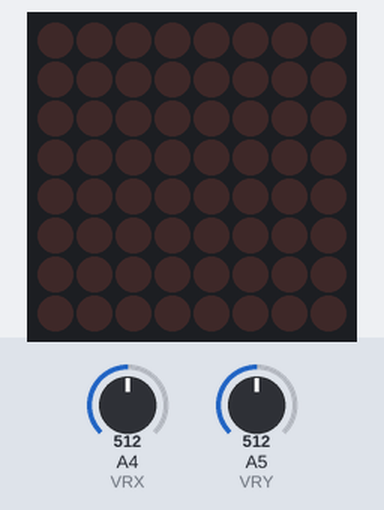
The sketch below on a simulated Arduino Uno, built with avr-gcc and run on an emulated ATmega328P. Shown: 8×8 LED matrix. Wiring (inferred from the names in the program): LED matrix (orientation assumed): rows pin 2, pin 3, pin 4, pin 5, A0, A1, A2, A3; columns pin 13, pin 12, pin 11, pin 10, pin 9, pin 8, pin 7, pin 6. Inputs (shaded band) come from the test bench; at power-on: A5 (VRY) = 512, A4 (VRX) = 512. Random numbers use the default seed unless the sketch sets one.

Above: at 1.2 s.
1.3 s: A5 (VRY) set to 989
At 1.7 s:
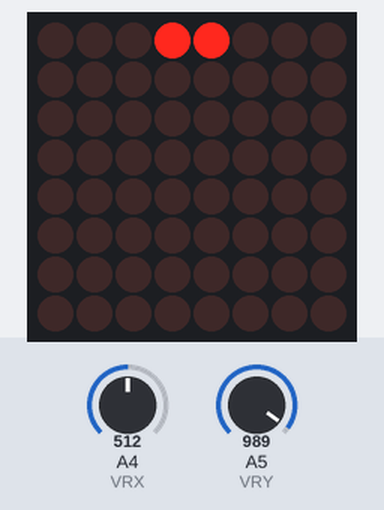
4.3 s: A5 (VRY) set to 1011
At 5.7 s:
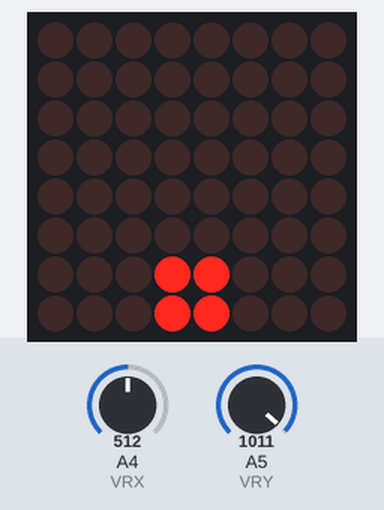
6.6 s: A4 (VRX) set to 835
8.6 s: A4 (VRX) set to 869
At 10.3 s:
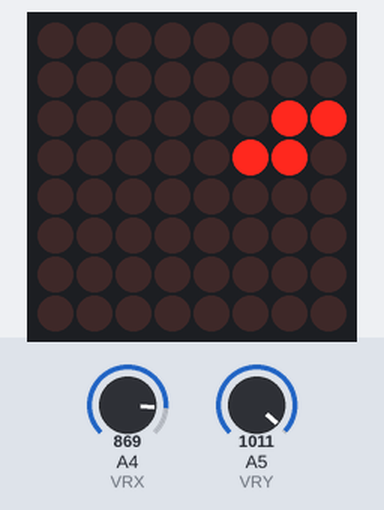
11.5 s: A4 (VRX) set to 206
14.5 s: A4 (VRX) set to 183
At 18.7 s:
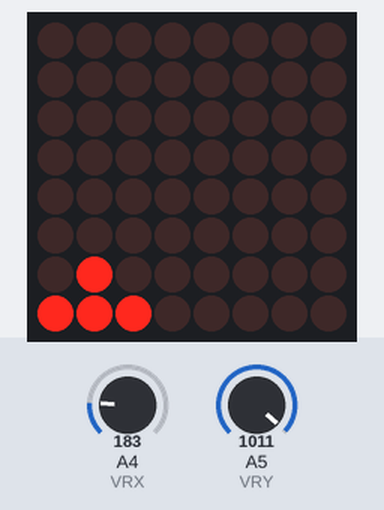
Timing chart, 0 to 20.2 s (numbered marks = the images above; inputs shaded):
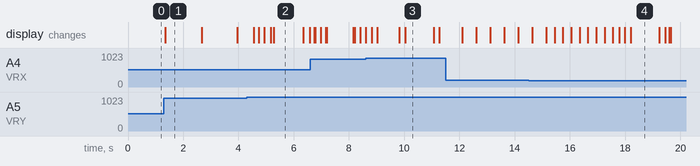

The sketch:

Tetris.ino
```cpp
/* LED array tetris code
 *
 * This recreation of the retro arcade game tetris takes in joystick input
 * and displays the game on an 8x8 LED array. Game has the main features of the
 * original tetris: 7 main block types, block rotation, row elimination, game
 * ends when top row reached, and others.
 *
 * == Setting up the Serial Monitor ==
 * The Serial Monitor must be configured (bottom-right corner of the screen) as:
 *   - Newline (for the line ending)
 *   - Baud rate 115200
 *
 * ENGR 40M
 * March 2022
 */

// Game and display constants
#define DROP_DELAY 1300
#define JOYSTICK_DELAY 200
#define DELAY 50  // longer delay --> LEDs blink less frequently + game runs slower
#define ELIMINATE_ROW_DELAY 300
#define ENDGAME_DELAY 3000
#define GRACE_PERIOD 1000
#define CLOCKWISE 1  // change to 0 for counter-clockwise rotation

#define BLOCK_BRIGHTNESS 10
#define LOCKED_BRIGHTNESS 1
#define HEIGHT 8
#define WIDTH 8

// Analog joystick values
#define UP 100
#define DOWN 1000
#define RIGHT 850
#define LEFT 200
unsigned long prevJoystickTime = millis();  // previous time that joystick moved a block
bool joystick_clicked = false;  // true when joystick is pressed, prevents debouncing

bool joystick_right = false;
bool joystick_left = false;
bool joystick_down = false;
bool joystick_up = false;

unsigned long prevDropTime = millis();  // previous time that joystick moved a block

// Joystick pin numbers
const byte VRX = A4;
const byte VRY = A5;
const byte SW = 1;

// Display pin numbers
const byte ANODE_PINS[HEIGHT] = {2, 3, 4, 5, A0, A1, A2, A3};
const byte CATHODE_PINS[WIDTH] = {13, 12, 11, 10, 9, 8, 7, 6};

// Different types of blocks (aka Tetriminos)
const char BLOCKS[7] = {'I', 'J', 'L', 'O', 'S', 'T', 'Z'};


// 4 pieces in a block, each piece contains (x, y) position of an LED
struct piece {
  int x;
  int y;
};

// Global game variables
int blockX;  // x position of pivot (center) of current block
int blockY;  // y position of pivot (center) of current block
piece pieces[4];  // array of the 4 pieces in the current block
char blockType = 'Q'; // to start at random block, then remember previous block
bool inGracePeriod;
unsigned long gracePeriodStart;

bool blockAtRightEdge;
bool blockAtLeftEdge;
bool blockAtTopEdge;
bool blockAtBottomEdge;

bool blockOnRight;
bool blockOnLeft;
bool blockOnBottom;
bool blockOnTop;

bool gameOver;

byte savedPattern[WIDTH][HEIGHT];


/* Function: initializeBlock()
 * -----------------
 * Generates a new block at the top middle. Block type is pseudo-randomly generated.
 * Sets all global block variables to their default state.
 */
void initializeBlock() {
  blockX = 3;  // about x-center of board
  blockY = -1;  // directly above the top of the board

  // random(0, 7) picks the same block every time (idk why), so need to pick random from larger range
  int randomNumber = random(0, 10000) % 10;

  //while randomNumber is invalid, or results in the same block type as the previous block
  while (randomNumber > 6 || BLOCKS[randomNumber] == blockType) {
    randomNumber = random(0, 10000) % 10;
  }
  blockType = BLOCKS[randomNumber];

  if (blockType == 'I') {
    pieces[0] = {blockX, blockY};
    pieces[1] = {blockX - 1, blockY};
    pieces[2] = {blockX + 1, blockY};
    pieces[3] = {blockX + 2, blockY};
  }
  if (blockType == 'J') {
    pieces[0] = {blockX, blockY};
    pieces[1] = {blockX - 1, blockY};
    pieces[2] = {blockX - 1, blockY - 1};
    pieces[3] = {blockX + 1, blockY};
  }
  if (blockType == 'L') {
    pieces[0] = {blockX, blockY};
    pieces[1] = {blockX - 1, blockY};
    pieces[2] = {blockX + 1, blockY};
    pieces[3] = {blockX + 1, blockY - 1};
  }
  if (blockType == 'O') {
    pieces[0] = {blockX, blockY};
    pieces[1] = {blockX, blockY - 1};
    pieces[2] = {blockX + 1, blockY};
    pieces[3] = {blockX + 1, blockY - 1};
  }
  if (blockType == 'S') {
    pieces[0] = {blockX, blockY};
    pieces[1] = {blockX - 1, blockY};
    pieces[2] = {blockX, blockY - 1};
    pieces[3] = {blockX + 1, blockY - 1};
  }
  if (blockType == 'T') {
    pieces[0] = {blockX, blockY};
    pieces[1] = {blockX - 1, blockY};
    pieces[3] = {blockX, blockY - 1};
    pieces[2] = {blockX + 1, blockY};
  }
  if (blockType == 'Z') {
    pieces[0] = {blockX, blockY};
    pieces[1] = {blockX - 1, blockY - 1};
    pieces[3] = {blockX, blockY - 1};
    pieces[2] = {blockX + 1, blockY};
  }

  inGracePeriod = false;
  blockAtRightEdge = false;
  blockAtLeftEdge = false;
  blockAtTopEdge = false;
  blockAtBottomEdge = false;
  blockOnRight = false;
  blockOnLeft = false;
  blockOnTop = false;
  blockOnBottom = false;
}


/* Function: setup()
 * -----------------
 * Sets the game and display to their initial states.
 */
void setup() {
  // set up global game variables
  initializeBlock();
  gameOver = false;

  // empty environment to start with
  for (int x = 0; x < WIDTH; x++) {
    for (int y = 0; y < HEIGHT; y++) {
      savedPattern[x][y] = 0;
    }
  }

  // set up joystick
  pinMode(VRX, INPUT);
  pinMode(VRY, INPUT);
  pinMode(SW, INPUT);


  // set up display
  for (byte i = 0; i < WIDTH; i++) {
    pinMode(ANODE_PINS[i], OUTPUT);
    pinMode(CATHODE_PINS[i], OUTPUT);

    // Turn all LEDs off (LED turns on when both ANODE and CATHODE are LOW)
    digitalWrite(ANODE_PINS[i], HIGH);
    digitalWrite(CATHODE_PINS[i], HIGH);
  }

  Serial.begin(115200);
  Serial.setTimeout(100);
}


/* Function: rotationCollision(piece tempPieces[4], int xOffset, int yOffset)
 * -----------------
 * Takes in the temporary rotated block created in rotate(), and checks if that
 * rotation caused any collisions. Also takes in an x offset and y offset to check
 * if moving the temporary block would allow for rotation.
 *
 * Returns true if temp block does not collide with other blocks / go out of bounds.
 */
bool rotationCollision(piece tempPieces[4], int xOffset, int yOffset) {
  // check if temporary piece has conflicts with saved pattern
  bool rotationCollision = false;
  for (int piece = 0; piece < 4; piece++) {
    int x = tempPieces[piece].x + xOffset;
    int y = tempPieces[piece].y + yOffset;
    if (x < 0 || x >= WIDTH || y >= HEIGHT) {
      rotationCollision = true;
    } else if (savedPattern[x][y] == LOCKED_BRIGHTNESS) {
      rotationCollision = true;
    }
  }
  return rotationCollision;
}


/* Function: rotate()
 * -----------------
 * Performs a rotation on the current block if possible.
 * Preferred pivot is (blockX, blockY), but block will be
 * offset if necessary to perform rotation.
 */
void rotate() {
  if (blockType == 'O') {
    return;
  }

  // make temporary clone of current block, but centered at (0, 0)
  int xDistFromZero = blockX;
  int yDistFromZero = blockY;
  piece tempPieces[4];
  for (int piece = 0; piece < 4; piece++) {
    tempPieces[piece].x = pieces[piece].x - xDistFromZero;
    tempPieces[piece].y = pieces[piece].y - yDistFromZero;
  }

  // Rotate temporary block.
  // Since pivot is 0, 0: (x, y) --> (-y, x) to rotate clockwise.
  for (int piece = 0; piece < 4; piece++) {
    int x = tempPieces[piece].x;
    int y = tempPieces[piece].y;
    if (CLOCKWISE) {
      tempPieces[piece].x = -y;
      tempPieces[piece].y = x;
    } else {
      tempPieces[piece].x = y;
      tempPieces[piece].y = -x;
    }

  }

  // move temporary block to current blocks location
  for (int piece = 0; piece < 4; piece++) {
    tempPieces[piece].x += xDistFromZero;
    tempPieces[piece].y += yDistFromZero;
  }

  // now we'll check if the temporary block collides with anything
  bool collision = true;
  int xOffset;
  int yOffset;

  // check rotation in place
  if (!rotationCollision(tempPieces, 0, 0)) {
    collision = false;
    xOffset = 0;
    yOffset = 0;
  }

  // check rotation with slight offset
  if (collision) {
    piece offsets[6] = {{-1, 0}, {1, 0}, {0, 1}, {-2, 0}, {2, 0}, {0, 2}}; //checks offsets in order
    for (int i = 0; i < 6; i++) {
      if (!rotationCollision(tempPieces, offsets[i].x, offsets[i].y)) {
        collision = false;
        xOffset = offsets[i].x;
        yOffset = offsets[i].y;
        break;
      }
    }
  }

  // if there wasn't a collision in some case, perform the offset and rotation
  // by setting the the current block to our temp block with offset
  if (!collision) {
    blockX += xOffset;
    blockY += yOffset;
    for (int piece = 0; piece < 4; piece++) {
      pieces[piece].x = tempPieces[piece].x + xOffset;
      pieces[piece].y = tempPieces[piece].y + yOffset;
    }
  }
}


/* Function: eliminateRow(int row)
 * -----------------
 * Eliminates the given row (makes it empty), displays the empty row,
 * and moves blocks down to fill the empty row
 */
void eliminateRow(int row) {
  // empty out row
  for (int x = 0; x < WIDTH; x++) {
    savedPattern[x][row] = 0;
  }

  if (!gameOver) {
    // display pattern with the empty row
    unsigned long eliminateTime = millis();
    while(millis() - eliminateTime < ELIMINATE_ROW_DELAY) {
    display(savedPattern);
    }
  }


  // move blocks down to fill the empty row
  for (int y = row; y >= 1; y--) {
    for (int x = 0; x < WIDTH; x++) {
      savedPattern[x][y] = savedPattern[x][y - 1];
    }
  }

  // clear top row
  for (int x = 0; x < WIDTH; x++) {
      savedPattern[x][0] = 0;
  }


  if (gameOver) {
    // display pattern with filled-in row
    unsigned long eliminateTime = millis();
    while(millis() - eliminateTime < ELIMINATE_ROW_DELAY) {
    display(savedPattern);
    }
  }
}


/* Function: endGame()
 * -----------------
 * Performs ending animation (blocks blinking 3 times and falling down), then
 * resets state of game.
 */
void endGame() {
  gameOver = true;
  // animation to end game
  byte blank[8][8];
  for (int x = 0; x < WIDTH; x++) {
    for (int y = 0; y < HEIGHT; y++) {
      blank[x][y] = 0;
    }
  }
  unsigned long endgameTime = millis();
  while (millis() - endgameTime < ENDGAME_DELAY) {
    unsigned long blinkTime = millis();
    while (millis() - blinkTime < ENDGAME_DELAY / 6) {
      display(blank);
    }
    blinkTime = millis();
    while (millis() - blinkTime < ENDGAME_DELAY / 6) {
      display(savedPattern);
    }
  }

  for (int i = 0; i < HEIGHT; i++) {
    eliminateRow(HEIGHT - 1);
  }

  // reset state of game
  setup();
}


/* Function: checkGameEnd()
 * -----------------
 * Checks if game should end (if any blocks reach top row).
 * Ends game if necessary.
 */
void checkGameEnd() {
  // reset game if any blocks reach the top row
  for (int x = 0; x < WIDTH; x++) {
    if (savedPattern[x][0] != 0) {
      endGame();
      break;
    }
  }
}


/* Function: checkRowsFull()
 * -----------------
 * Checks if any rows are full. If any are full, eliminates them.
 */
void checkRowsFull() {
  //check for full rows and eliminate them
  for (int y = 1; y < HEIGHT; y++) {
    bool rowFull = true;
    for (int x = 0; x < WIDTH; x++) {
      if (savedPattern[x][y] == 0) {
        rowFull = false;
      }
    }
    if (rowFull) {
      eliminateRow(y);
      y--;  // need to check the same row again after eliminating/dropping blocks
    }
  }
}


/* Function: updatePattern()
 * -----------------
 * Updates pattern with the saved pattern and current block to be drawn.
 */
void updatePattern(byte pattern[8][8]) {
  for (int x = 0; x < 8; x++) {
    for (int y = 0; y < 8; y++) {
      pattern[x][y] = savedPattern[x][y];
    }
  }
  for (int piece = 0; piece < 4; piece++) {
    if (pieces[piece].y >= 0) {
      pattern[pieces[piece].x][pieces[piece].y] = BLOCK_BRIGHTNESS;
    }
  }
}


/* Function: lockInBlock()
 * -----------------
 * Locks the current block in savedPattern, then initializes a new block.
 */
void lockInBlock() {
    for (int piece = 0; piece < 4; piece++) {
      int x = pieces[piece].x;
      int y = pieces[piece].y;
      if (y >= 0) {
        savedPattern[x][y] = LOCKED_BRIGHTNESS;
      }
    }
    initializeBlock();
}


/* Function: checkCollision()
 * -----------------
 * Checks if current block should be locked in place. Does so if necessary.
 */
void checkCollisions() {
  blockAtRightEdge = false;
  blockAtLeftEdge = false;
  blockAtTopEdge = false;
  blockAtBottomEdge = false;
  blockOnRight = false;
  blockOnLeft = false;
  blockOnTop = false;
  blockOnBottom = false;

  for (int piece = 0; piece < 4; piece++) {
    int x = pieces[piece].x;
    int y = pieces[piece].y;

    if (x >= WIDTH - 1) {
      blockAtRightEdge = true;
    }
    if (x <= 0) {
      blockAtLeftEdge = true;
    }
    if (y <= 0) {
      blockAtTopEdge = true;
    }
    if (y >= HEIGHT - 1) {
      blockAtBottomEdge = true;
    }
    if (y >= 0) {  // y might be less than 0 (directly after initialized), so don't allow indexing into -y in savedPattern
      if (x < WIDTH - 1 && savedPattern[x + 1][y] == LOCKED_BRIGHTNESS) {
        blockOnRight = true;
      }
      if (x > 0 && savedPattern[x - 1][y] == LOCKED_BRIGHTNESS) {
        blockOnLeft = true;
      }
      if (y > 0 && savedPattern[x][y - 1] == LOCKED_BRIGHTNESS) {
        blockOnTop = true;
      }
      if (y < HEIGHT - 1 && savedPattern[x][y + 1] == LOCKED_BRIGHTNESS) {
        blockOnBottom = true;
      }
    }

  }

  // if block reaches bottom, lock it in place
  if (blockAtBottomEdge || blockOnBottom) {
    if (inGracePeriod) {
      inGracePeriod = true;
    } else {
      inGracePeriod = true;
      gracePeriodStart = millis();
    }

  } else {
    inGracePeriod = false;
  }

  if (inGracePeriod) {
    if (millis() - gracePeriodStart > GRACE_PERIOD) {
      lockInBlock();
    }
  }
}


/* Function: moveBlock()
 * -----------------
 * Moves block depending on which global joystick variables are updated.
 */
void moveBlock() {
  if (joystick_right) {
    checkCollisions();
    if (!blockAtRightEdge && !blockOnRight) {
      blockX++;
      for (int piece = 0; piece < 4; piece++) {
        pieces[piece].x++;
      }
    }
  }

  else if (joystick_left) {
    checkCollisions();
    if (!blockAtLeftEdge && !blockOnLeft) {
      blockX--;
      for (int piece = 0; piece < 4; piece++) {
        pieces[piece].x--;
      }
    }
  }

  if (joystick_down) { // not an else if because we want block to drop at same time as moving left or right
    checkCollisions();
    if (!blockAtBottomEdge && !blockOnBottom) {
      blockY++;
      for (int piece = 0; piece < 4; piece++) {
        pieces[piece].y++;
      }
    }
  }
}


/* Function: readJoystick()
 * -----------------
 * Read joystick and update global joystick variables. Call moveBlock() and/or rotate() depending
 * on what is read.
 */
void readJoystick() {

  // movement delay
  if (millis() - prevJoystickTime >= JOYSTICK_DELAY) {
    prevJoystickTime = millis();
    int x = analogRead(VRX);
    int y = analogRead(VRY);

    if (x > RIGHT) {
      joystick_right = true;
      moveBlock();
    } else {
      joystick_right = false;
    }

    if (x < LEFT && !joystick_right) {
      joystick_left = true;
      moveBlock();
    } else {
      joystick_left = false;
    }

    if (y > DOWN) {
      joystick_down = true;
      moveBlock();
    } else {
      joystick_down = false;
    }
  }

  // no delay for rotation
  if (digitalRead(SW) != 0) {
    joystick_clicked = false;
  }
  if (digitalRead(SW) == 0 && !joystick_clicked) {
    rotate();
    joystick_clicked = true;  // prevent multiclicks (one press with 2+ clicks)
  }
}


/* Function: display
 * -----------------
 * Runs through one multiplexing cycle of the LEDs, controlling which LEDs are
 * on.
 *
 * During this function, LEDs that should be on will be turned on momentarily,
 * one row at a time. When this function returns, all the LEDs will be off
 * again, so it needs to be called continuously for LEDs to be on.
 *
 * Takes in 2D array of brightnesses (0-15). Lower brightnesses are displayed with fewer blinks.
 * For example, a brightness of 2 would turn on the LED for 2 out of the 15 iterations.
 */
void display(byte pattern[WIDTH][HEIGHT]) {
  // Loop through anodes
  for (byte y = 0; y < HEIGHT; y++) {
      digitalWrite(ANODE_PINS[y], LOW);  // turn anode on (prepare LEDs to turn on)

      // For 15 levels of brightness
      for (byte b = 0; b <= 15; b++) {

          // Loop through cathodes
          for (byte x = 0; x < WIDTH; x++) {

              // if brightness at (i,j) is greater than the current brightness
              if(pattern[x][y] > b){
                  digitalWrite(CATHODE_PINS[x], LOW);  // then set/keep cathode low (LED on)
              }
              else {
                  digitalWrite(CATHODE_PINS[x], HIGH);  // else turn cathode high (LED off)
              }

          }
          delayMicroseconds(DELAY);
      }
      digitalWrite(ANODE_PINS[y], HIGH);  // turn anode off
  }
}


/* Function: loop()
 * -----------------
 * Main game loop. Repeatedly calls helper functions to check and update
 * the state of the game, as well as display the game.
 */
void loop() {
  // check and update game conditions
  checkGameEnd();
  checkRowsFull();

  // move block down
  if (millis() - prevDropTime > DROP_DELAY) {
    joystick_down = true;
    moveBlock();
    joystick_down = false;
    prevDropTime = millis();
  }

  // read joystick and move block if no collisions
  readJoystick();
  checkCollisions();

  // Set pattern to current layout of game
  byte pattern[8][8];
  updatePattern(pattern);
  display(pattern);

}
```

Measured:
- the behaviour switches between 1000 and 1001 on A5 (VRY) (found by bisection; images 1 and 2)
- the behaviour switches between 850 and 851 on A4 (VRX) (found by bisection; images 2 and 3)
- the behaviour switches between 200 and 199 on A4 (VRX) (found by bisection; images 3 and 4)
- what the display in image 1 shows lasts 1.3 s, from 1.4 s to 2.7 s
- what the display in image 2 shows lasts 1.0 s, from 5.3 s to 6.3 s
- what the display in image 3 shows lasts 1.1 s, from 10.0 s to 11.1 s
